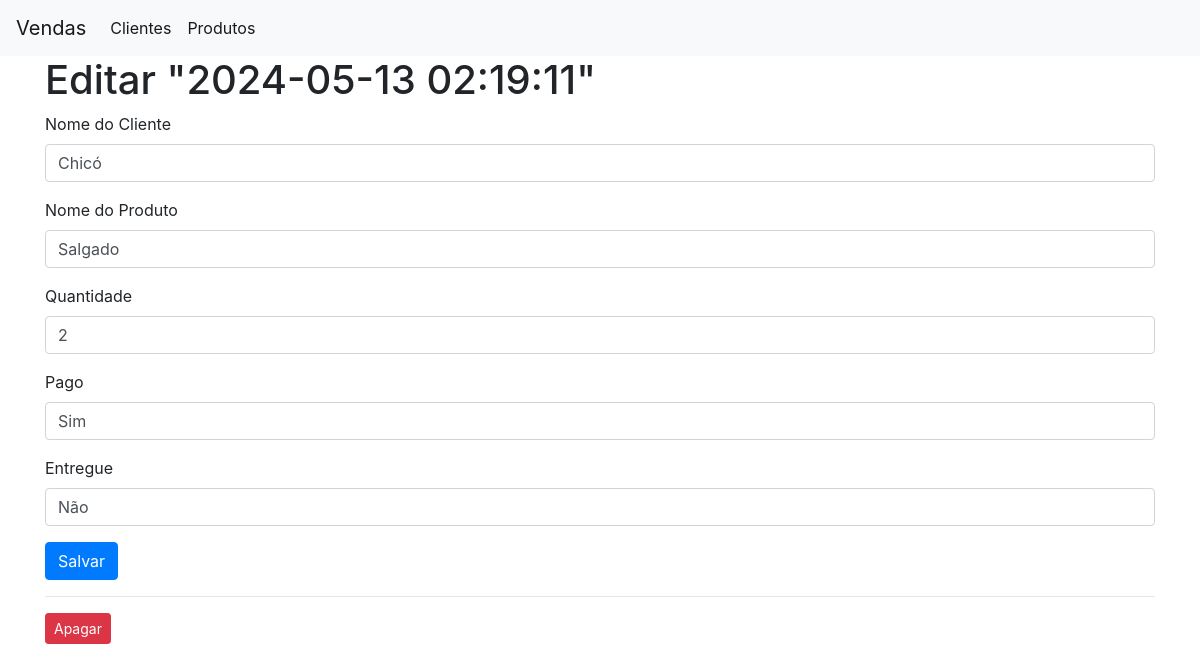
Before: /vendas/2/edit with the older database file.
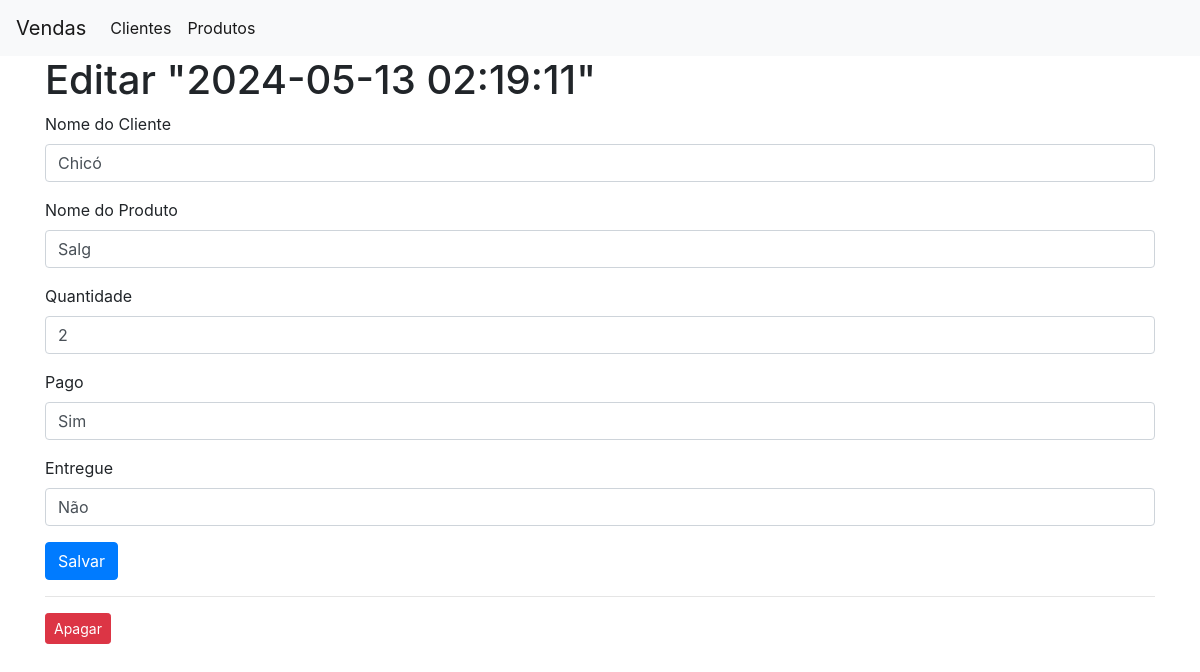
After: the same page with the newer database file.
### app.py (models this page shows)
class Vendas(db.Model):
    id = db.Column(db.Integer, primary_key=True)
    datahora = db.Column(db.DateTime, default=datetime.datetime.now)
    cliente = db.Column(db.String(80), nullable=False)
    produto = db.Column(db.String(30), nullable=False)
    qtde = db.Column(db.Integer, nullable=False)
    pago = db.Column(db.String(10), nullable=False)
    entregue = db.Column(db.String(10), nullable=False)

### app.py (the view, shortened to what this page needs)
@app.route('/vendas/<int:venda_id>/edit', methods=('GET', 'POST'))
def edit_venda(venda_id):
    venda = get_venda(venda_id)
    return render_template('edit_venda.html', venda=venda)

### app.py (called while the page is built)
def get_venda(venda_id):
    venda = Vendas.query.filter_by(id=venda_id).first()
    if venda is None:
        abort(404)
    return venda

### templates/edit_venda.html (shortened to what this page needs)
{% extends 'base.html' %}
{% block content %}
<h1>{% block title %} Editar "{{ venda['datahora'] }}" {% endblock %}</h1>
<form method="post">
    <div class="form-group">
        <label for="cliente">Nome do Cliente</label>
        <input type="text" name="cliente" placeholder="Nome do Cliente"
               class="form-control"
               value="{{ request.form['cliente'] or venda['cliente'] }}">
    </div>
    <div class="form-group">
        <label for="produto">Nome do Produto</label>
        <input type="text" name="produto" placeholder="Nome do Produto"
               class="form-control"
               value="{{ request.form['produto'] or venda['produto'] }}">
    </div>
    <div class="form-group">
        <label for="qtde">Quantidade</label>
        <input type="number" name="qtde"
               placeholder="Quantidade" class="form-control"
               value="{{ request.form['qtde']  or venda['qtde'] }}"></input>
    </div>
    <div class="form-group">
        <label for="pago">Pago</label>
        <input type="text" name="pago"
               placeholder="sim ou não" class="form-control"
               value="{{ request.form['pago']  or venda['pago'] }}"></input>
    </div>
    <div class="form-group">
        <label for="entregue">Entregue</label>
        <input type="text" name="entregue"
               placeholder="sim ou não" class="form-control"
               value="{{ request.form['entregue']  or venda['entregue'] }}"></input>
    </div>
    <div class="form-group">
        <button type="submit" class="btn btn-primary">Salvar</button>
    </div>
</form>
<hr>
<form action="{{ url_for('delete_venda', venda_id=venda['id']) }}" method="POST">
    <input type="submit" value="Apagar"
            class="btn btn-danger btn-sm"
            onclick="return confirm('Tem certeza que deseja excluir essa venda?')">
</form>
{% endblock %}

Changed rows visible on the page:
changed Vendas "Chicó": produto "Salgado" → "Salg"
